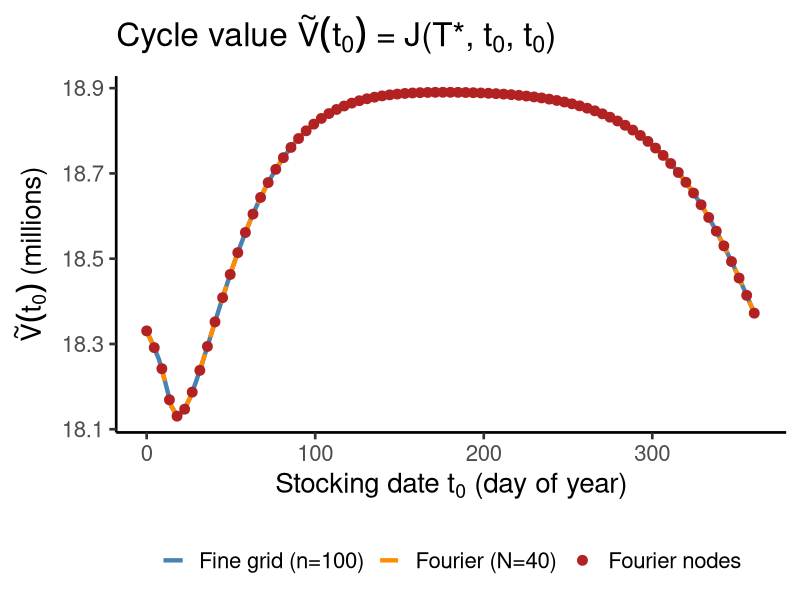
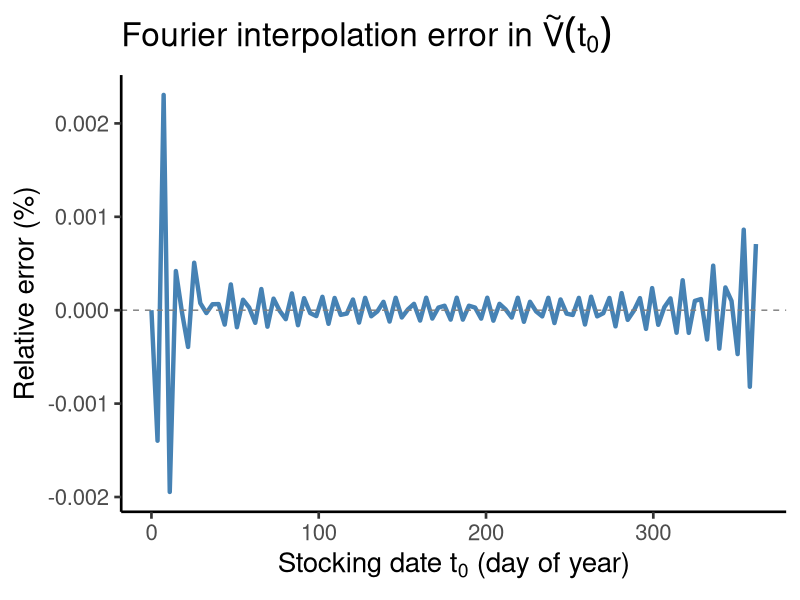
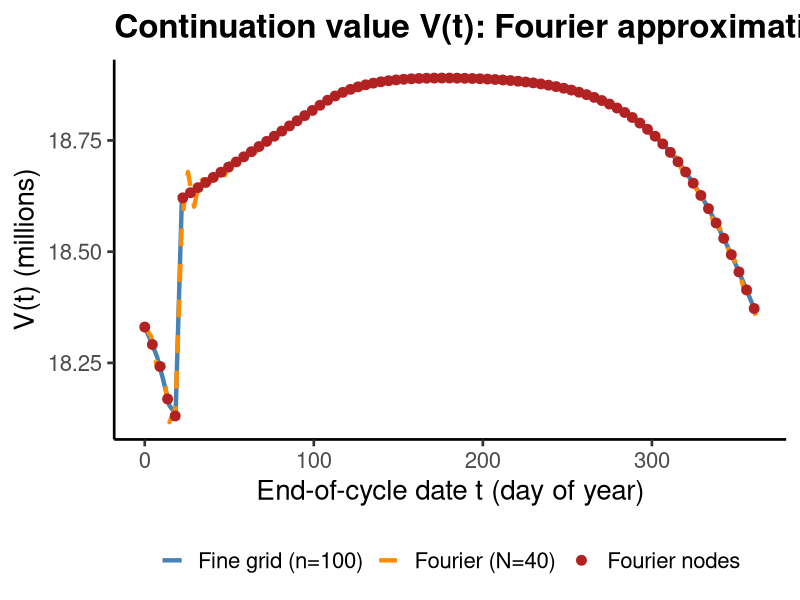
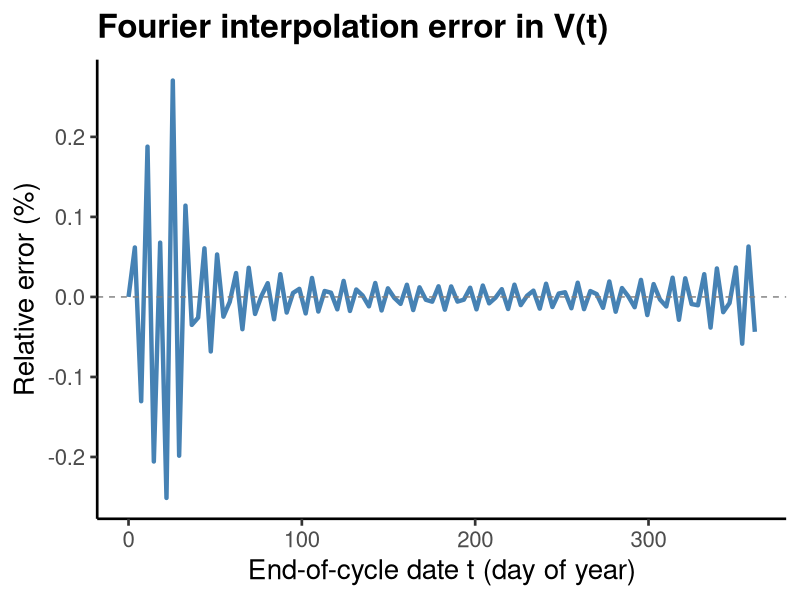
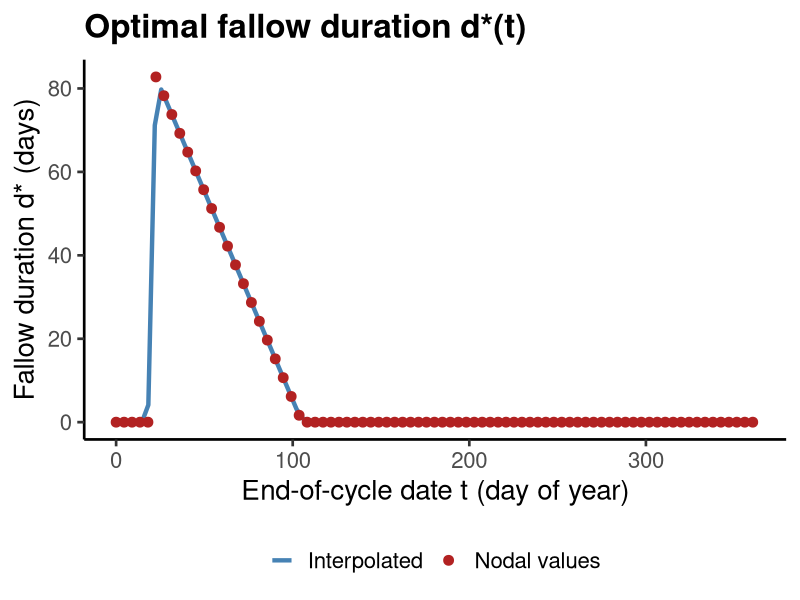
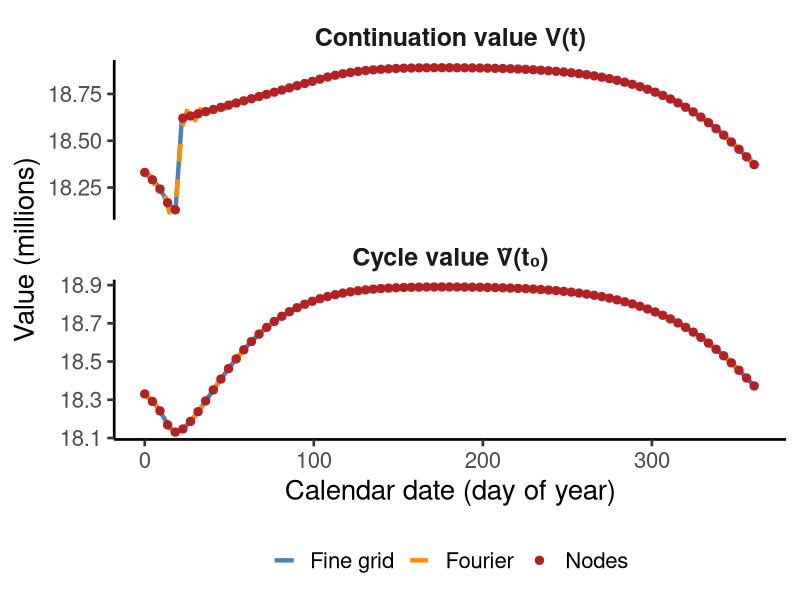

These figures' R source, in order:
library(ggplot2)
library(tidyr)

# ── Read data ─────────────────────────────────────────────────────────────────
Vtilde_comp <- read.csv("results/simulations/Vtilde_update_comparison.csv")
Vtilde_nodes <- read.csv("results/simulations/Vtilde_update_nodes.csv")
V_comp <- read.csv("results/simulations/V_update_comparison.csv")
V_nodes <- read.csv("results/simulations/V_update_nodes.csv")

outdir <- "results/figures"
dir.create(outdir, showWarnings = FALSE, recursive = TRUE)

# ══════════════════════════════════════════════════════════════════════════════
# Figure 1: Vtilde(t0) — Fourier vs fine grid
# ══════════════════════════════════════════════════════════════════════════════

p1 <- ggplot() +
  geom_line(data = Vtilde_comp,
            aes(x = t0, y = Vtilde_exact / 1e6, color = "Fine grid (n=100)"),
            linewidth = 1.5) +
  geom_line(data = Vtilde_comp,
            aes(x = t0, y = Vtilde_fourier / 1e6, color = "Fourier (N=40)"),
            linewidth = 1.5, linetype = "dashed") +
  geom_point(data = Vtilde_nodes,
             aes(x = t0_node, y = Vtilde_at_node / 1e6, color = "Fourier nodes"),
             size = 3) +
  scale_color_manual(values = c(
    "Fine grid (n=100)" = "steelblue",
    "Fourier (N=40)" = "darkorange",
    "Fourier nodes" = "firebrick")) +
  labs(x = expression(paste("Stocking date ", t[0], " (day of year)")),
       y = expression(paste(tilde(V)(t[0]), " (millions)")),
       color = NULL,
       title = expression(paste("Cycle value ", tilde(V)(t[0]),
                                " = J(T*, ", t[0], ", ", t[0], ")"))) +
  theme_classic(base_size = 20) +
  theme(
    legend.position = "bottom",
    plot.title = element_text(face = "bold")
  )

ggsave(file.path(outdir, "Vtilde_fourier_comparison.png"), p1,
       width = 10, height = 7, dpi = 400)
cat("Saved results/figures/Vtilde_fourier_comparison.png\n")

# ══════════════════════════════════════════════════════════════════════════════
# Figure 2: Vtilde(t0) — Fourier approximation error
# ══════════════════════════════════════════════════════════════════════════════

Vtilde_comp$error <- Vtilde_comp$Vtilde_fourier - Vtilde_comp$Vtilde_exact
Vtilde_comp$rel_error <- Vtilde_comp$error / Vtilde_comp$Vtilde_exact * 100

p2 <- ggplot(Vtilde_comp, aes(x = t0, y = rel_error)) +
  geom_line(linewidth = 1.5, color = "steelblue") +
  geom_hline(yintercept = 0, linetype = "dashed", color = "grey50") +
  labs(x = expression(paste("Stocking date ", t[0], " (day of year)")),
       y = "Relative error (%)",
       title = expression(paste("Fourier interpolation error in ",
                                tilde(V)(t[0])))) +
  theme_classic(base_size = 20) +
  theme(
    plot.title = element_text(face = "bold")
  )

ggsave(file.path(outdir, "Vtilde_fourier_error.png"), p2,
       width = 10, height = 5, dpi = 400)
cat("Saved results/figures/Vtilde_fourier_error.png\n")

# ══════════════════════════════════════════════════════════════════════════════
# Figure 3: V(t) — Fourier vs fine grid
# ══════════════════════════════════════════════════════════════════════════════

p3 <- ggplot() +
  geom_line(data = V_comp,
            aes(x = t, y = V_exact / 1e6, color = "Fine grid (n=100)"),
            linewidth = 1.5) +
  geom_line(data = V_comp,
            aes(x = t, y = V_fourier / 1e6, color = "Fourier (N=40)"),
            linewidth = 1.5, linetype = "dashed") +
  geom_point(data = V_nodes,
             aes(x = node, y = V_at_node / 1e6, color = "Fourier nodes"),
             size = 3) +
  scale_color_manual(values = c(
    "Fine grid (n=100)" = "steelblue",
    "Fourier (N=40)" = "darkorange",
    "Fourier nodes" = "firebrick")) +
  labs(x = "End-of-cycle date t (day of year)",
       y = "V(t) (millions)",
       color = NULL,
       title = "Continuation value V(t): Fourier approximation vs fine grid") +
  theme_classic(base_size = 20) +
  theme(
    legend.position = "bottom",
    plot.title = element_text(face = "bold")
  )

ggsave(file.path(outdir, "V_fourier_comparison.png"), p3,
       width = 10, height = 7, dpi = 400)
cat("Saved results/figures/V_fourier_comparison.png\n")

# ══════════════════════════════════════════════════════════════════════════════
# Figure 4: V(t) — Fourier approximation error
# ══════════════════════════════════════════════════════════════════════════════

V_comp$error <- V_comp$V_fourier - V_comp$V_exact
V_comp$rel_error <- V_comp$error / V_comp$V_exact * 100

p4 <- ggplot(V_comp, aes(x = t, y = rel_error)) +
  geom_line(linewidth = 1.5, color = "steelblue") +
  geom_hline(yintercept = 0, linetype = "dashed", color = "grey50") +
  labs(x = "End-of-cycle date t (day of year)",
       y = "Relative error (%)",
       title = "Fourier interpolation error in V(t)") +
  theme_classic(base_size = 20) +
  theme(
    plot.title = element_text(face = "bold")
  )

ggsave(file.path(outdir, "V_fourier_error.png"), p4,
       width = 10, height = 5, dpi = 400)
cat("Saved results/figures/V_fourier_error.png\n")

# ══════════════════════════════════════════════════════════════════════════════
# Figure 5: Fallow duration d*(t) and stocking date t0*(t) at nodes
# ══════════════════════════════════════════════════════════════════════════════

# Use the fine-grid d* from V_comp (interpolated) plus nodal values
p5 <- ggplot() +
  geom_line(data = V_comp,
            aes(x = t, y = d_star, color = "Interpolated"),
            linewidth = 1.5) +
  geom_point(data = V_nodes,
             aes(x = node, y = d_at_node, color = "Nodal values"),
             size = 3) +
  scale_color_manual(values = c(
    "Interpolated" = "steelblue",
    "Nodal values" = "firebrick")) +
  labs(x = "End-of-cycle date t (day of year)",
       y = "Fallow duration d* (days)",
       color = NULL,
       title = "Optimal fallow duration d*(t)") +
  theme_classic(base_size = 20) +
  theme(
    legend.position = "bottom",
    plot.title = element_text(face = "bold")
  )

ggsave(file.path(outdir, "fallow_duration_nodes.png"), p5,
       width = 10, height = 7, dpi = 400)
cat("Saved results/figures/fallow_duration_nodes.png\n")

# ══════════════════════════════════════════════════════════════════════════════
# Figure 6: Both V(t) and Vtilde(t0) on the same panel
# ══════════════════════════════════════════════════════════════════════════════

# Build a long-format data frame for both functions
V_long <- data.frame(
  t = V_comp$t,
  value = V_comp$V_exact / 1e6,
  type = "fine grid",
  fn = "V(t)"
)
V_long_fourier <- data.frame(
  t = V_comp$t,
  value = V_comp$V_fourier / 1e6,
  type = "Fourier",
  fn = "V(t)"
)
# Use facets with Unicode labels
both_fine <- data.frame(
  t = c(Vtilde_comp$t0, V_comp$t),
  value = c(Vtilde_comp$Vtilde_exact / 1e6, V_comp$V_exact / 1e6),
  fourier = c(Vtilde_comp$Vtilde_fourier / 1e6, V_comp$V_fourier / 1e6),
  panel = c(rep("Cycle value V\u0303(t\u2080)", nrow(Vtilde_comp)),
            rep("Continuation value V(t)", nrow(V_comp)))
)

# Node data for both panels
both_nodes <- data.frame(
  t = c(Vtilde_nodes$t0_node, V_nodes$node),
  value = c(Vtilde_nodes$Vtilde_at_node / 1e6, V_nodes$V_at_node / 1e6),
  panel = c(rep("Cycle value V\u0303(t\u2080)", nrow(Vtilde_nodes)),
            rep("Continuation value V(t)", nrow(V_nodes)))
)

p6 <- ggplot() +
  geom_line(data = both_fine,
            aes(x = t, y = value, color = "Fine grid"),
            linewidth = 1.5) +
  geom_line(data = both_fine,
            aes(x = t, y = fourier, color = "Fourier"),
            linewidth = 1.5, linetype = "dashed") +
  geom_point(data = both_nodes,
             aes(x = t, y = value, color = "Nodes"),
             size = 2.5) +
  facet_wrap(~ panel, scales = "free_y", ncol = 1) +
  scale_color_manual(values = c(
    "Fine grid" = "steelblue",
    "Fourier" = "darkorange",
    "Nodes" = "firebrick")) +
  labs(x = "Calendar date (day of year)",
       y = "Value (millions)",
       color = NULL) +
  theme_classic(base_size = 20) +
  theme(
    legend.position = "bottom",
    strip.text = element_text(face = "bold", size = 18),
    strip.background = element_blank()
  )

ggsave(file.path(outdir, "continuation_values_panel.png"), p6,
       width = 10, height = 12, dpi = 400)
cat("Saved results/figures/continuation_values_panel.png\n")
